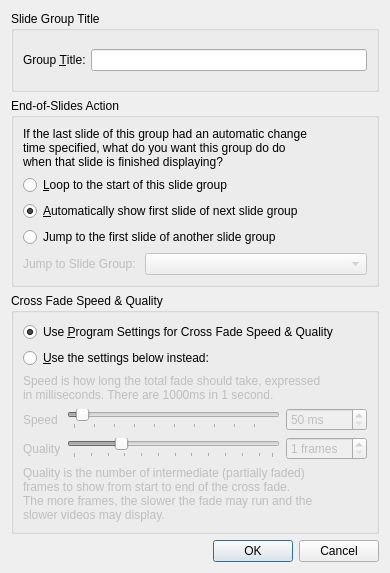
<?xml version="1.0" encoding="UTF-8"?>
<ui version="4.0">
 <class>SlideGroupSettingsDialog</class>
 <widget class="QDialog" name="SlideGroupSettingsDialog">
  <property name="geometry">
   <rect>
    <x>0</x>
    <y>0</y>
    <width>390</width>
    <height>573</height>
   </rect>
  </property>
  <property name="windowTitle">
   <string>Dialog</string>
  </property>
  <layout class="QVBoxLayout" name="verticalLayout_3">
   <item>
    <widget class="QGroupBox" name="groupBox">
     <property name="title">
      <string>Slide Group Title</string>
     </property>
     <layout class="QHBoxLayout" name="horizontalLayout">
      <item>
       <widget class="QLabel" name="label_2">
        <property name="text">
         <string>Group &amp;Title:</string>
        </property>
        <property name="buddy">
         <cstring>title</cstring>
        </property>
       </widget>
      </item>
      <item>
       <widget class="QLineEdit" name="title"/>
      </item>
     </layout>
    </widget>
   </item>
   <item>
    <widget class="QGroupBox" name="groupBox_2">
     <property name="title">
      <string>End-of-Slides Action</string>
     </property>
     <layout class="QVBoxLayout" name="verticalLayout_2">
      <item>
       <widget class="QLabel" name="label">
        <property name="text">
         <string>If the last slide of this group had an automatic change
time specified, what do you want this group do do
when that slide is finished displaying?</string>
        </property>
       </widget>
      </item>
      <item>
       <widget class="QRadioButton" name="rNothing">
        <property name="text">
         <string>&amp;Loop to the start of this slide group</string>
        </property>
       </widget>
      </item>
      <item>
       <widget class="QRadioButton" name="rChange">
        <property name="text">
         <string>&amp;Automatically show first slide of next slide group</string>
        </property>
        <property name="checked">
         <bool>true</bool>
        </property>
       </widget>
      </item>
      <item>
       <widget class="QRadioButton" name="rJump">
        <property name="text">
         <string>Jump to the first slide of another slide group</string>
        </property>
       </widget>
      </item>
      <item>
       <widget class="QWidget" name="widget" native="true">
        <property name="enabled">
         <bool>false</bool>
        </property>
        <layout class="QHBoxLayout" name="horizontalLayout_2">
         <property name="margin">
          <number>0</number>
         </property>
         <item>
          <widget class="QLabel" name="label_3">
           <property name="sizePolicy">
            <sizepolicy hsizetype="Fixed" vsizetype="Preferred">
             <horstretch>0</horstretch>
             <verstretch>0</verstretch>
            </sizepolicy>
           </property>
           <property name="text">
            <string>Jump to Slide Group: </string>
           </property>
          </widget>
         </item>
         <item>
          <widget class="QComboBox" name="jumpToBox"/>
         </item>
        </layout>
       </widget>
      </item>
     </layout>
    </widget>
   </item>
   <item>
    <widget class="QGroupBox" name="groupBox_4">
     <property name="title">
      <string>Cross Fade Speed &amp;&amp; Quality</string>
     </property>
     <layout class="QVBoxLayout" name="verticalLayout_5">
      <item>
       <widget class="QRadioButton" name="btnUseApp">
        <property name="text">
         <string>Use &amp;Program Settings for Cross Fade Speed &amp;&amp; Quality</string>
        </property>
        <property name="checked">
         <bool>true</bool>
        </property>
       </widget>
      </item>
      <item>
       <widget class="QRadioButton" name="btnUseGroup">
        <property name="text">
         <string>&amp;Use the settings below instead:</string>
        </property>
       </widget>
      </item>
      <item>
       <widget class="QWidget" name="fadeSettingsBase" native="true">
        <property name="enabled">
         <bool>false</bool>
        </property>
        <layout class="QVBoxLayout" name="verticalLayout">
         <property name="margin">
          <number>0</number>
         </property>
         <item>
          <widget class="QLabel" name="label_6">
           <property name="text">
            <string>Speed is how long the total fade should take, expressed
in milliseconds. There are 1000ms in 1 second.</string>
           </property>
          </widget>
         </item>
         <item>
          <layout class="QGridLayout" name="gridLayout">
           <item row="0" column="0">
            <widget class="QLabel" name="label_4">
             <property name="text">
              <string>Speed</string>
             </property>
            </widget>
           </item>
           <item row="1" column="0">
            <widget class="QLabel" name="label_5">
             <property name="text">
              <string>Quality</string>
             </property>
            </widget>
           </item>
           <item row="0" column="1">
            <widget class="QSlider" name="speedSlider">
             <property name="minimum">
              <number>50</number>
             </property>
             <property name="maximum">
              <number>5000</number>
             </property>
             <property name="singleStep">
              <number>100</number>
             </property>
             <property name="pageStep">
              <number>500</number>
             </property>
             <property name="value">
              <number>250</number>
             </property>
             <property name="orientation">
              <enum>Qt::Horizontal</enum>
             </property>
             <property name="invertedAppearance">
              <bool>false</bool>
             </property>
             <property name="invertedControls">
              <bool>false</bool>
             </property>
             <property name="tickPosition">
              <enum>QSlider::TicksBelow</enum>
             </property>
             <property name="tickInterval">
              <number>500</number>
             </property>
            </widget>
           </item>
           <item row="1" column="1">
            <widget class="QSlider" name="qualitySlider">
             <property name="minimum">
              <number>1</number>
             </property>
             <property name="maximum">
              <number>60</number>
             </property>
             <property name="singleStep">
              <number>5</number>
             </property>
             <property name="value">
              <number>15</number>
             </property>
             <property name="orientation">
              <enum>Qt::Horizontal</enum>
             </property>
             <property name="tickPosition">
              <enum>QSlider::TicksBelow</enum>
             </property>
             <property name="tickInterval">
              <number>5</number>
             </property>
            </widget>
           </item>
           <item row="0" column="2">
            <widget class="QSpinBox" name="speedBox">
             <property name="suffix">
              <string> ms</string>
             </property>
             <property name="minimum">
              <number>50</number>
             </property>
             <property name="maximum">
              <number>5000</number>
             </property>
             <property name="singleStep">
              <number>10</number>
             </property>
            </widget>
           </item>
           <item row="1" column="2">
            <widget class="QSpinBox" name="qualityBox">
             <property name="suffix">
              <string> frames</string>
             </property>
             <property name="minimum">
              <number>1</number>
             </property>
             <property name="maximum">
              <number>60</number>
             </property>
            </widget>
           </item>
          </layout>
         </item>
         <item>
          <widget class="QLabel" name="label_7">
           <property name="text">
            <string>Quality is the number of intermediate (partially faded)
frames to show from start to end of the cross fade. 
The more frames, the slower the fade may run and the
slower videos may display.</string>
           </property>
          </widget>
         </item>
        </layout>
       </widget>
      </item>
     </layout>
    </widget>
   </item>
   <item>
    <widget class="QDialogButtonBox" name="buttonBox">
     <property name="orientation">
      <enum>Qt::Horizontal</enum>
     </property>
     <property name="standardButtons">
      <set>QDialogButtonBox::Cancel|QDialogButtonBox::Ok</set>
     </property>
    </widget>
   </item>
  </layout>
 </widget>
 <resources/>
 <connections>
  <connection>
   <sender>buttonBox</sender>
   <signal>accepted()</signal>
   <receiver>SlideGroupSettingsDialog</receiver>
   <slot>accept()</slot>
   <hints>
    <hint type="sourcelabel">
     <x>266</x>
     <y>563</y>
    </hint>
    <hint type="destinationlabel">
     <x>157</x>
     <y>274</y>
    </hint>
   </hints>
  </connection>
  <connection>
   <sender>buttonBox</sender>
   <signal>rejected()</signal>
   <receiver>SlideGroupSettingsDialog</receiver>
   <slot>reject()</slot>
   <hints>
    <hint type="sourcelabel">
     <x>334</x>
     <y>563</y>
    </hint>
    <hint type="destinationlabel">
     <x>286</x>
     <y>274</y>
    </hint>
   </hints>
  </connection>
  <connection>
   <sender>btnUseGroup</sender>
   <signal>toggled(bool)</signal>
   <receiver>fadeSettingsBase</receiver>
   <slot>setEnabled(bool)</slot>
   <hints>
    <hint type="sourcelabel">
     <x>100</x>
     <y>347</y>
    </hint>
    <hint type="destinationlabel">
     <x>356</x>
     <y>367</y>
    </hint>
   </hints>
  </connection>
  <connection>
   <sender>speedBox</sender>
   <signal>valueChanged(int)</signal>
   <receiver>speedSlider</receiver>
   <slot>setValue(int)</slot>
   <hints>
    <hint type="sourcelabel">
     <x>368</x>
     <y>413</y>
    </hint>
    <hint type="destinationlabel">
     <x>273</x>
     <y>415</y>
    </hint>
   </hints>
  </connection>
  <connection>
   <sender>speedSlider</sender>
   <signal>valueChanged(int)</signal>
   <receiver>speedBox</receiver>
   <slot>setValue(int)</slot>
   <hints>
    <hint type="sourcelabel">
     <x>235</x>
     <y>415</y>
    </hint>
    <hint type="destinationlabel">
     <x>368</x>
     <y>413</y>
    </hint>
   </hints>
  </connection>
  <connection>
   <sender>qualitySlider</sender>
   <signal>valueChanged(int)</signal>
   <receiver>qualityBox</receiver>
   <slot>setValue(int)</slot>
   <hints>
    <hint type="sourcelabel">
     <x>273</x>
     <y>447</y>
    </hint>
    <hint type="destinationlabel">
     <x>368</x>
     <y>445</y>
    </hint>
   </hints>
  </connection>
  <connection>
   <sender>qualityBox</sender>
   <signal>valueChanged(int)</signal>
   <receiver>qualitySlider</receiver>
   <slot>setValue(int)</slot>
   <hints>
    <hint type="sourcelabel">
     <x>368</x>
     <y>445</y>
    </hint>
    <hint type="destinationlabel">
     <x>273</x>
     <y>447</y>
    </hint>
   </hints>
  </connection>
  <connection>
   <sender>rJump</sender>
   <signal>toggled(bool)</signal>
   <receiver>widget</receiver>
   <slot>setEnabled(bool)</slot>
   <hints>
    <hint type="sourcelabel">
     <x>246</x>
     <y>216</y>
    </hint>
    <hint type="destinationlabel">
     <x>288</x>
     <y>246</y>
    </hint>
   </hints>
  </connection>
 </connections>
</ui>
